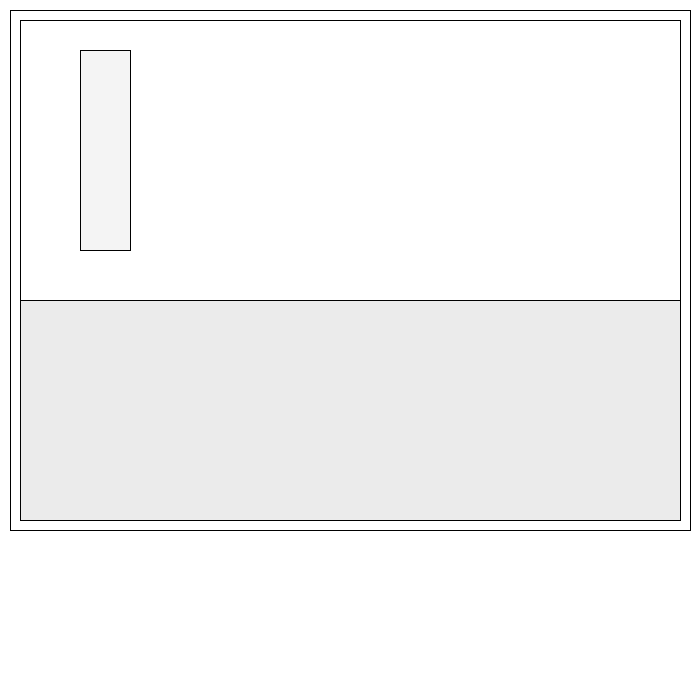
Frame 1 (no input)
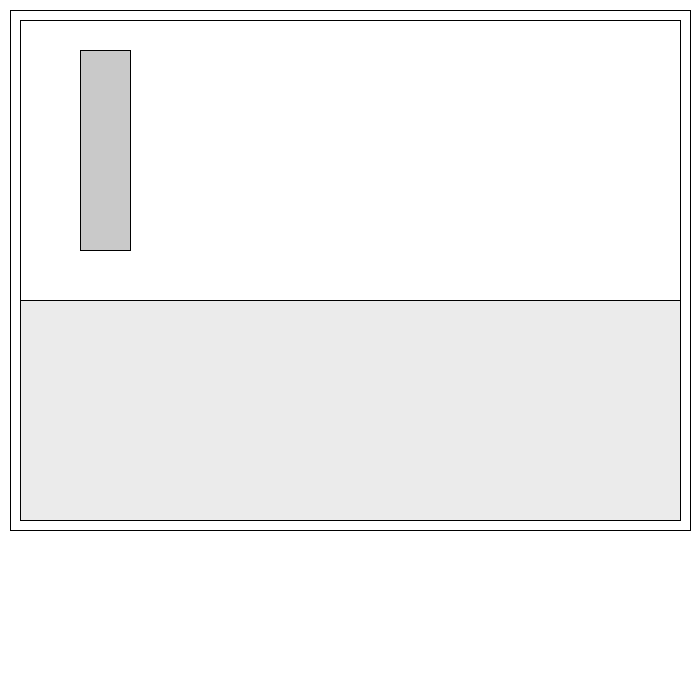
Frame 60 (the mouse pressed at the canvas centre just before this capture)
Frame 120 (the mouse held since frame 60 and released just before this capture): identical to frame 60, image omitted

The Processing sketch that drew these frames (run headless with seeded random() and noise(); from frame 60 on, the mouse is pressed at the canvas centre):

// Processing sketch: controller
// ── controller.pde

class BottoneRettangolare
{
  int x,y,w,h;
  boolean clicked = false;
  int r,g,b,alpha;
  
  public BottoneRettangolare(int x,int y,int w,int h,int r,int g,int b,int alpha)
  {
    this.x = x; this.y = y; this.w = w; this.h = h; this.r = r; this.g = g; this.b = b; this.alpha = alpha;
  }
  
  boolean checkClick()
  {
      if( mousePressed && mouseX >= x && mouseX <= x+w && mouseY >= y && mouseY <= y+h )
      {
        clicked = true;
      }
      else 
      {
        clicked = false;
      }
      return clicked;
  }
  
  void paintMe()
  {
      fill(r,g,b,alpha);
      rect(x,y,w,h);
  }

}

ArrayList<BottoneRettangolare> bottoniRettangolari = new ArrayList<BottoneRettangolare>();


void initLayout()
{
 
   background(255);
   fill(255,255,255);
   stroke(0);
   rect(20,20, width-40,height-200);
   
   noFill();
   rect(10,10, width-20,height-180);
   line(20,300,width-20,300);
   fill(0,0,0,20);
   rect(20,300,width-40,220);
   
   
   bottoniRettangolari.add(new BottoneRettangolare(80,50,50,200,200,200,200,50));
   
}


void setup()
{
  size(700,700);
  initLayout();
  
    
  
}



void draw()
{
  
  for(BottoneRettangolare el : bottoniRettangolari)
    el.paintMe();
}
